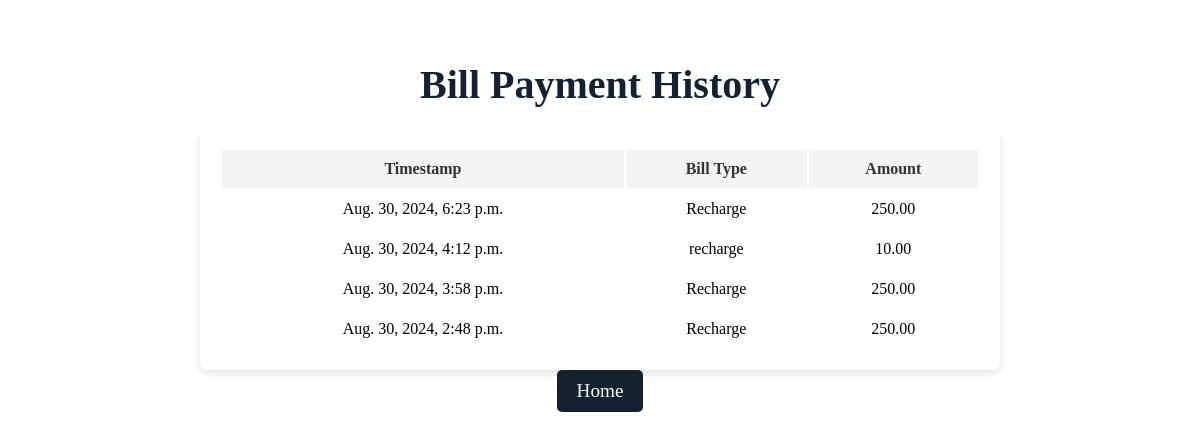
The app's page /bill_payment_history/ (signed in) with its own data.
### accounts/models.py (models this page shows)
class BillPayment(models.Model):
    account = models.ForeignKey(Account, on_delete=models.CASCADE)
    amount = models.DecimalField(max_digits=10, decimal_places=2)
    bill_type = models.CharField(max_length=255)
    timestamp = models.DateTimeField(auto_now_add=True)
    class Meta:
        ordering = ['-timestamp']

### accounts/views.py (the view)
# urls.py: path('bill_payment_history/', views.bill_payment_history, name='bill_payment_history'),
@login_required
def bill_payment_history(request):
    try:
        user_account = Account.objects.get(user=request.user)
        print(f'User Account: {user_account}')  # Debugging
        bill_payments = BillPayment.objects.filter(account=user_account).order_by('-timestamp')
        print(f'Bill Payments: {bill_payments}')  # Debugging
        return render(request, 'bill_payment_history.html', {'bill_payments': bill_payments})
    except Account.DoesNotExist:
        messages.error(request, 'Account not found.')
        return redirect('login')

### accounts/models.py (called while the page is built)
    def __str__(self):
        return f"{self.user.username}'s Account"

### accounts/templates/bill_payment_history.html (shortened to what this page needs)
{% block content %}
    <main>
        <h2>Bill Payment History</h2>
        {% if bill_payments %}
            <table>
                <thead>
                    <tr>
                        <th>Timestamp</th>
                        <th>Bill Type</th>
                        <th>Amount</th>
                    </tr>
                </thead>
                <tbody>
                    {% for payment in bill_payments %}
                        <tr>
                            <td>{{ payment.timestamp }}</td>
                            <td>{{ payment.bill_type }}</td>
                            <td>{{ payment.amount }}</td>
                        </tr>
                    {% endfor %}
                </tbody>
            </table>
        {% else %}
            <p>No bill payments found.</p>
        {% endif %}
        <a href="{% url 'home' %}" class="home-button">Home</a>
    </main>
{% endblock %}

### accounts/templates/bill_payment_history.html (style rules this page uses)
main { flex: 1; display: flex; flex-direction: column; align-items: center; }
h2 { margin-bottom: 20px; color: #142130; font-size: 2.5em; text-align: center; }
table { background: #fff; padding: 20px; border-radius: 8px; box-shadow: 0 4px 8px rgba(0, 0, 0, 0.1); max-width: 800px; width: 100%; }
th, td { text-align: center; padding: 10px; }
th { background-color: #f4f4f4; color: #323232; }
.home-button { display: inline-block; margin-bottom: 20px; padding: 10px 20px; background-color: #142130; color: #fff; text-decoration: none; border-radius: 5px; font-size: 1.2em; text-align: center; }

### records on screen
BillPayment: timestamp "Aug. 30, 2024, 6:23 p.m.", bill_type "Recharge", amount "250.00"
BillPayment: timestamp "Aug. 30, 2024, 4:12 p.m.", bill_type "recharge", amount "10.00"
BillPayment: timestamp "Aug. 30, 2024, 3:58 p.m.", bill_type "Recharge", amount "250.00"
BillPayment: timestamp "Aug. 30, 2024, 2:48 p.m.", bill_type "Recharge", amount "250.00"
